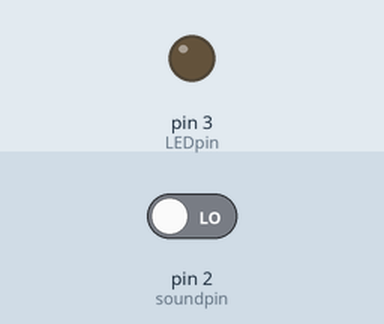
The sketch below on a simulated Arduino Uno, built with avr-gcc and run on an emulated ATmega328P. Shown: output pins drawn as LEDs (lit = HIGH). The test bench sets the inputs (shaded band); at power-on: pin 2 (soundpin) LOW.

Above: at 1.2 s.
1.3 s: pin 2 (soundpin) driven HIGH
At 1.6 s:
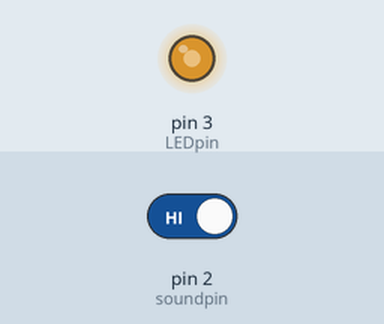
2.8 s: pin 2 (soundpin) driven LOW
At 3.5 s:
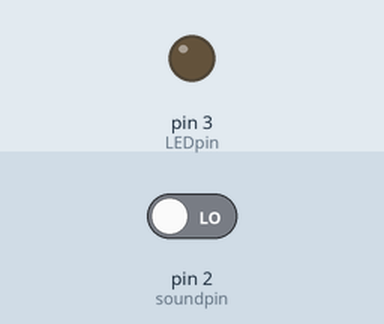
4.3 s: pin 2 (soundpin) driven HIGH
At 5.1 s:
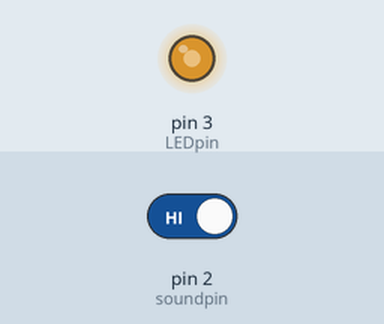
Timing chart, 0 to 7.3 s (numbered marks = the images above; inputs shaded):
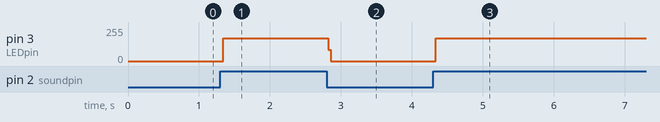

The sketch:

Sound_Sensor.ino
```cpp
//SOUND_SENSOR

const int soundpin = 2;
const int LEDpin = 3;
void setup() {
  pinMode(soundpin, INPUT);
  pinMode(LEDpin, OUTPUT);
}

void loop() {
  bool sound = digitalRead(soundpin);
  digitalWrite(LEDpin,LOW);
  if (sound == HIGH) {
    digitalWrite(LEDpin, HIGH);
  }
}
```

Measured:
- after the input at 1.3 s, pin 3 (LEDpin): 0/255 → 170/255 at once
- after the input at 2.8 s, pin 3 (LEDpin): 170/255 → 0/255 at once
- after the input at 4.3 s, pin 3 (LEDpin): 0/255 → 170/255 at once
